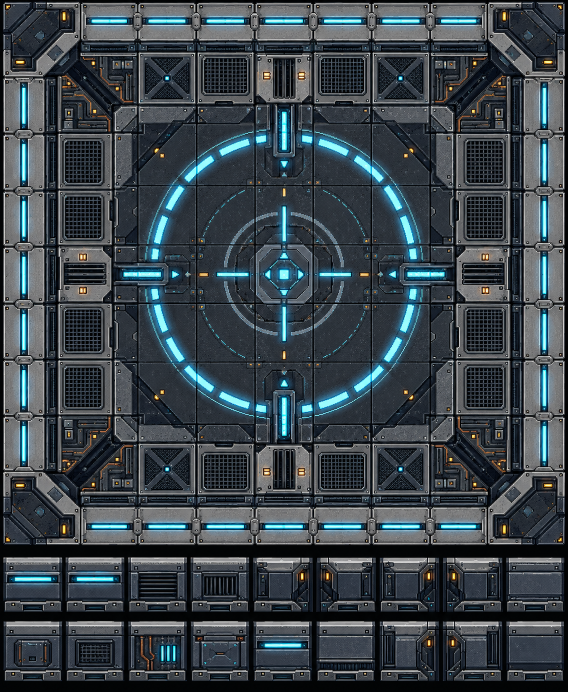
#> input picture art/raw/hub/portal_floor.webp, 1136 x 1384 px (shown at 1/2 size)
$ python hub_portal_floor.py
#> lines starting #> are read from the running program, lines starting #| are printed output that depends on the picture
#!/usr/bin/env python3
"""Station teleporter pad art (art/raw/hub/portal_floor.webp, uploaded sheet).

The top of the sheet is one painted 9x9-cell floor composition (the pad the
player starts on in the hub); the bottom holds 2 rows x 9 edge / panel tiles.
  - the composition is cropped and resampled to 9 x 64 px per side ->
    assets/textures/hub_portal_floor.png; World cuts it into 81 floor layers
    (one per pad cell, see levelgen/hub.js PAD_SLOT0).
  - the edge tiles are cropped to art/raw/hub/portal_edges.webp, which the
    regular texture_grid sheet tx26_station_edges slices into the tile library.
Usage: python3 tools/hub_portal_floor.py
"""
import os
import numpy as np
from PIL import Image

ROOT = os.path.dirname(os.path.dirname(os.path.abspath(__file__)))
SRC = os.path.join(ROOT, "art/raw/hub/portal_floor.webp")
PAD_BOX = (6, 4, 1130, 1090)        # the painted square (outer frame included)
EDGE_BOX = (0, 1112, 1136, 1365)    # the two rows of edge tiles
CELLS, PX = 9, 64


def _runs(mask):
    out, s = [], None
    for i, v in enumerate(mask):
        if v and s is None:
            s = i
        if not v and s is not None:
            out.append((s, i))
            s = None
    if s is not None:
        out.append((s, len(mask)))
    return out


def repack_edges(im):
    """The edge tiles sit on a black background with uneven gaps: find each
    tile's box from the dark bands between them and repack the 2 x 9 tiles
    onto a clean 128 px grid (so texture_grid can cut it with no inset)."""
    a = np.asarray(im.crop(EDGE_BOX).convert("RGB")).astype(int).sum(2)
    rows = [r for r in _runs(a.mean(1) > 60) if r[1] - r[0] > 40]
    out = Image.new("RGB", (9 * 128, len(rows) * 128))
    for ri, (y0, y1) in enumerate(rows):
        cols = [c for c in _runs(a[y0:y1].mean(0) > 45) if c[1] - c[0] > 40]
        assert len(cols) == 9, (ri, cols)
        for ci, (x0, x1) in enumerate(cols):
            tile = im.crop((EDGE_BOX[0] + x0, EDGE_BOX[1] + y0, EDGE_BOX[0] + x1, EDGE_BOX[1] + y1)).convert("RGB")
            out.paste(tile.resize((128, 128), Image.LANCZOS), (ci * 128, ri * 128))
    return out


def main():
    im = Image.open(SRC).convert("RGBA")
    pad = im.crop(PAD_BOX).convert("RGB")
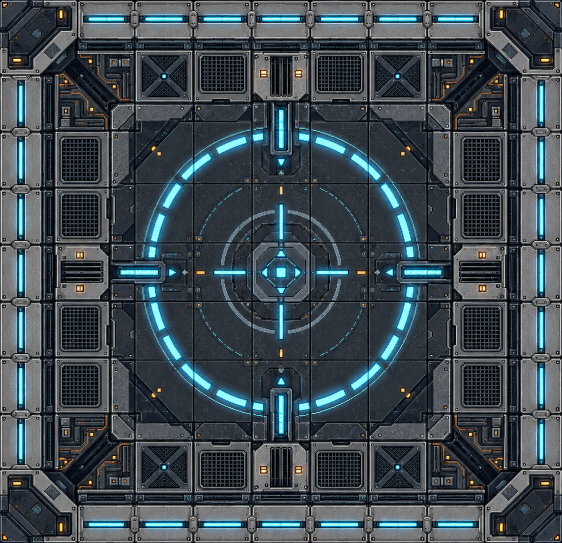
#> pad: PIL image 1124x1086 RGB (shown at 1/2 size); mean R, G, B 63.8, 75.2, 82.1
    # area-average down to 64 px per cell, then a light unsharp pass keeps the
    # light strips and panel seams crisp at game resolution
    pad = pad.resize((CELLS * PX, CELLS * PX), Image.LANCZOS)
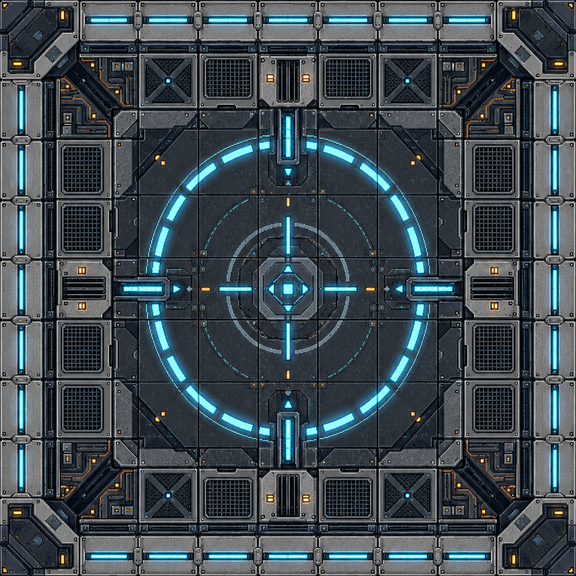
#> pad: PIL image 576x576 RGB; mean R, G, B 63.9, 75.3, 82.2
    out = os.path.join(ROOT, "assets/textures/hub_portal_floor.png")
    pad.save(out, optimize=True)
    edges = repack_edges(im)
#> in repack_edges, `a = np.asarray(im.crop(EDGE_BOX).convert("RGB")).astype(int).sum(2)`:
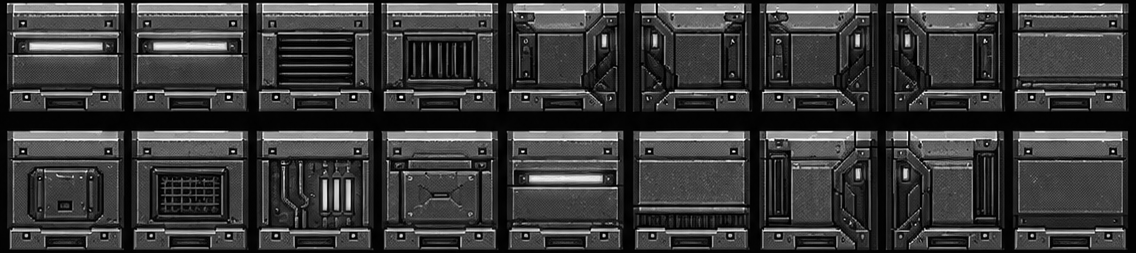
#> a: shape (253, 1136) int64; min 0, max 765, mean 175.8; drawn with min black and max white
#> the loop in _runs, `for i, v in enumerate(mask):` made 253 passes
#> v on passes 1 to 12: False, False, False, True, True, True, True, True, True, True, True, True
#> after the loop in _runs, `for i, v in enumerate(mask):`: out = [(3, 111), (130, 159), (160, 250)]
#> in repack_edges, `rows = [r for r in _runs(a.mean(1) > 60) if r[1] - r[0] > 40]`: rows = [(3, 111), (160, 250)]
#> in repack_edges, `out = Image.new("RGB", (9 * 128, len(rows) * 128))`: out: PIL image 1152x256 RGB; every value is 0
#> the loop in repack_edges, `for ri, (y0, y1) in enumerate(rows):` made 2 passes
#> (ri, y0, y1) on passes 1 to 2: (0, 3, 111), (1, 160, 250)
#> after the loop in repack_edges, `for ri, (y0, y1) in enumerate(rows):`:
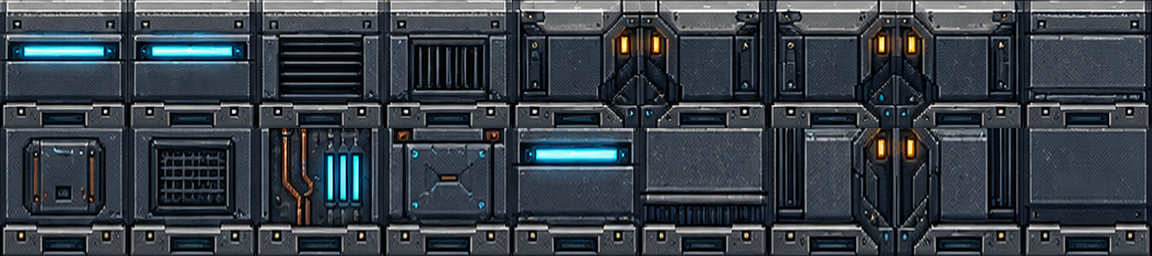
#> out: PIL image 1152x256 RGB; mean R, G, B 57, 64.8, 72.6
#> after the loop in repack_edges, `for ri, (y0, y1) in enumerate(rows):`:
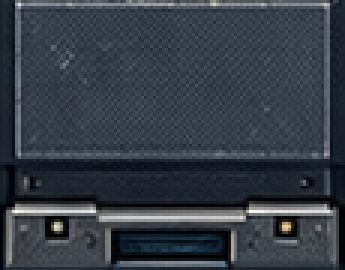
#> tile: PIL image 115x90 RGB (shown 3 times larger); mean R, G, B 53.1, 60.3, 70.2
    eout = os.path.join(ROOT, "art/raw/hub/portal_edges.webp")
    edges.save(eout, lossless=True, quality=100)
    print("wrote", os.path.relpath(out, ROOT), pad.size, "and", os.path.relpath(eout, ROOT), edges.size)
#| wrote assets/textures/hub_portal_floor.png (576, 576) and art/raw/hub/portal_edges.webp (1152, 256)


if __name__ == "__main__":
    main()
